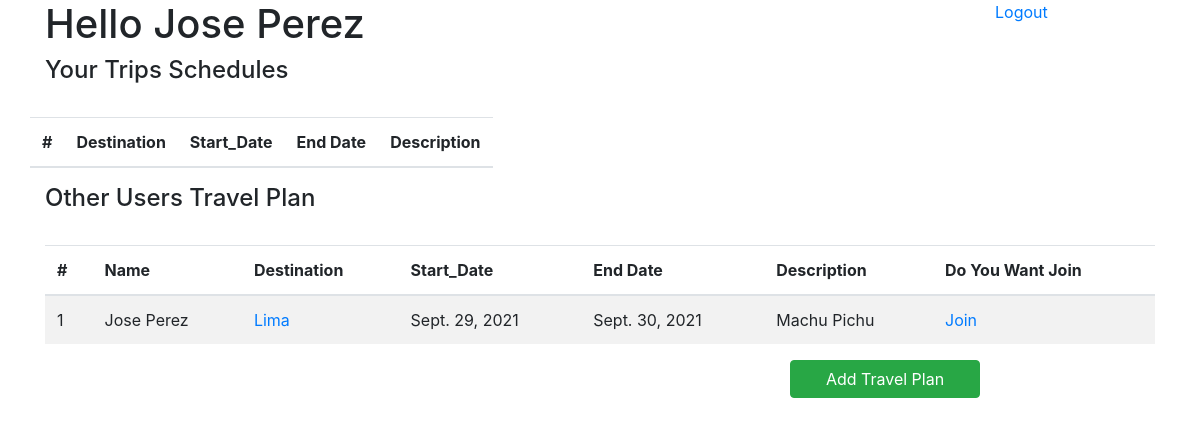
Before: /travels (signed in) with the older database file.
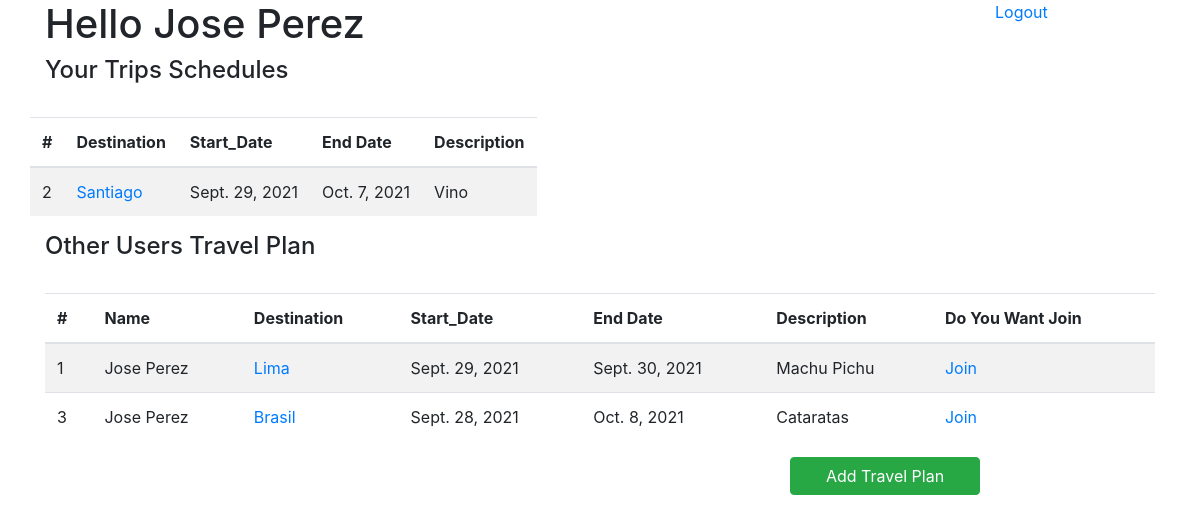
After: the same page with the newer database file.
### travels/models.py (models this page shows)
class User(models.Model):
    name = models.CharField(max_length=40)
    username = models.CharField(max_length=40)
    password = models.CharField(max_length=255)
    created_at = models.DateTimeField(auto_now_add=True)
    updated_at = models.DateTimeField(auto_now=True)
    objects = UserManager()

class Trip(models.Model):
    creator = models.ForeignKey(User, related_name="creator", on_delete=models.CASCADE)
    destination = models.CharField(max_length=40)
    description = models.CharField(max_length=200, default="")
    start_date = models.DateField()
    end_date = models.DateField()
    joined_user = models.ManyToManyField(User, related_name="join_users", blank=True, null=True)
    created_at = models.DateTimeField(auto_now_add=True)
    updated_at = models.DateTimeField(auto_now=True)
    objects = TripManager()

### travels/views.py (the view)
# urls.py: 2. Add a URL to urlpatterns:  path('', views.home, name='home')
def home(request):
    reg_user = User.objects.get(id=request.session['id'])
    trips = Trip.objects.filter(joined_user=User.objects.get(id=request.session['id']))
    other_trips = Trip.objects.exclude(joined_user=User.objects.get(id=request.session['id']))
    context={
        'trips':trips,
        'active_user': reg_user,
        'other_trips':other_trips,
    }
    return render(request,'home.html',context)

### travels/templates/home.html (shortened to what this page needs)
{% extends 'base.html' %}
{% block info %}
<div class="row">
        <h1 class="col-md-4">Hello {{active_user.name}}</h1>
        <a href="/logout" class="col-md-2 offset-md-6">Logout</a>
</div>
<h4>Your Trips Schedules</h4>
<br>
<div class="row">
    <div>
        <table class="table table-striped " id="data">
            <thead>
            <tr>
                <th scope="col">#</th>
                <th scope="col">Destination</th>
                <th scope="col">Start_Date</th>
                <th scope="col">End Date</th>
                <th scope="col">Description</th>
            </tr>
            </thead>
            <tbody>
                {% for trip in trips%}
                    <tr>
                        <td scope="row">{{ trip.id }}</td>
                        <td><a href="{% url 'destination_id' trip.id %}">{{trip.destination}}</a></td>
                        <td>{{trip.start_date}}</td>
                        <td>{{trip.end_date}}</td>
                        <td>{{trip.description}}</td>
                    </tr>
                {% endfor %}
            </tbody>
        </table>
    </div>
    <br>
</div>
    <h4>Other Users Travel Plan</h4>
    <br>
    <div>
        <table class="table table-striped " id="data">
            <thead>
            <tr>
                <th scope="col">#</th>
                <th scope="col">Name</th>
                <th scope="col">Destination</th>
                <th scope="col">Start_Date</th>
                <th scope="col">End Date</th>
                <th scope="col">Description</th>
                <th scope="col">Do You Want Join</th>
            </tr>
            </thead>
            <tbody>
                {% for trip in other_trips%}
                    <tr>
                        <td scope="row">{{ trip.id }}</td>
                        <td>{{trip.creator.name}}</td>
                        <td><a href="{% url 'destination_id' trip.id %}">{{trip.destination}}</td>
                        <td>{{trip.start_date}}</td>
                        <td>{{trip.end_date}}</td>
                        <td>{{trip.description}}</td>
                        <td>
                            <a href="{% url 'join_trip' trip.id %}">Join</a>
                        </td>
                    </tr>
                {% endfor %}
            </tbody>
        </table>
    </div>
<div class="row">
    <a href="{% url 'destination_add'%}" class="btn btn-success col-md-2 offset-8">Add Travel Plan</a>
</div>
{% endblock %}

### travels/templates/base.html (shortened to what this page needs)
<!DOCTYPE html>
<html lang="en">
<head>
    {% load static %}
    <link rel="stylesheet" href="https://cdn.jsdelivr.net/npm/bootstrap@4.6.0/dist/css/bootstrap.min.css">
    <link rel="stylesheet" href="{%static 'css/style.css' %}">
</head>
<body>
    <div class="container">
        {% block info %} {% endblock info %}
    </div>
</body>
</html>

Changed rows visible on the page:
added Trip: id "2", destination "Santiago", start_date "Sept. 29, 2021", end_date "Oct. 7, 2021", description "Vino", shown under "Your Trips Schedules"
added Trip: id "3", creator.name "Jose Perez", destination "Brasil", start_date "Sept. 28, 2021", end_date "Oct. 8, 2021", description "Cataratas", shown under "Other Users Travel Plan"
